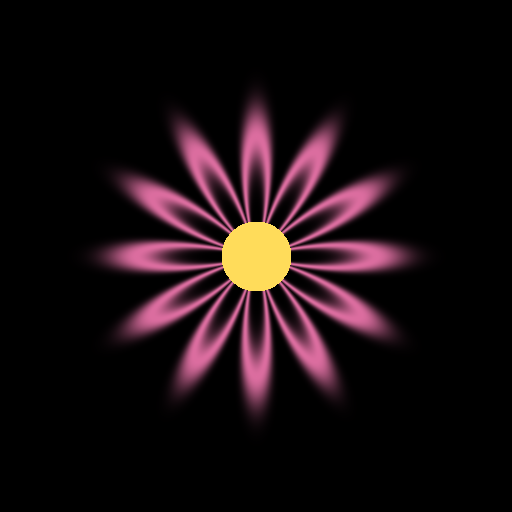
#> input picture public/lessons/8.2.1/flower.png, 512 x 512 px, found by its file name
$ python 8.2.1_exercise3_solution.py
#> lines starting #> are read from the running program, lines starting #| are printed output that depends on the picture
import numpy as np
from PIL import Image

N_TILES = 16            # the image is cut into N_TILES x N_TILES tiles
N_FRAMES = 60
SCATTER_RADIUS = 250    # smaller than Exercise 1, so the spinning tiles stay on the canvas
SEED = 7


def ease_out_cubic(t):
    return 1 - (1 - t) ** 3


flower = np.array(Image.open('flower.png').convert('RGB'))
#> flower is the input picture: shape (512, 512, 3); mean R, G, B 24.4, 13.5, 16.3
H, W, _ = flower.shape
#> H = 512; W = 512
th, tw = H // N_TILES, W // N_TILES
#> th = 32; tw = 32
home_yx = [(r * th, c * tw) for r in range(N_TILES) for c in range(N_TILES)]   # each tile's home corner

# Random scatter: every tile starts up to SCATTER_RADIUS away from home
rng = np.random.default_rng(SEED)
angles = rng.uniform(0, 2 * np.pi, len(home_yx))
radii = rng.uniform(SCATTER_RADIUS * 0.5, SCATTER_RADIUS, len(home_yx))
start_offsets = np.stack([(radii * np.sin(angles)).astype(int),
                          (radii * np.cos(angles)).astype(int)], axis=1)

# One random start rotation per tile, computed once so it stays the same in every frame
start_rotations = rng.uniform(-180, 180, len(home_yx))

frames = []
for f in range(N_FRAMES):
    progress = ease_out_cubic(f / (N_FRAMES - 1))
    offsets = (start_offsets * (1 - progress)).astype(int)
    canvas_image = Image.new('RGB', (W, H), (12, 12, 12))   # a fresh canvas every frame
    for i, ((cy, cx), (dy, dx)) in enumerate(zip(home_yx, offsets)):
        y, x = cy + dy, cx + dx
        if not (0 <= y <= H - th and 0 <= x <= W - tw):
            continue                                        # still off the canvas
        tile_img = Image.fromarray(flower[cy:cy + th, cx:cx + tw])

        # The rotation shrinks to 0 as the tile arrives, in step with the translation
        angle = start_rotations[i] * (1 - progress)

        # expand=True grows the image so the rotated corners are kept; pasting at
        # (centre - rotated size / 2) keeps the tile centred on its destination
        rotated = tile_img.rotate(angle, expand=True, resample=Image.BILINEAR)
        rw, rh = rotated.size
        ry, rx = y + th // 2, x + tw // 2
        canvas_image.paste(rotated, (rx - rw // 2, ry - rh // 2))
    frames.append(canvas_image)
#> rotated: PIL image 32x32 RGB; every value is 0
#> after the loop, frames = 60 items

frames[0].save('flower_twirl.gif', save_all=True, append_images=frames[1:], duration=50, loop=0)
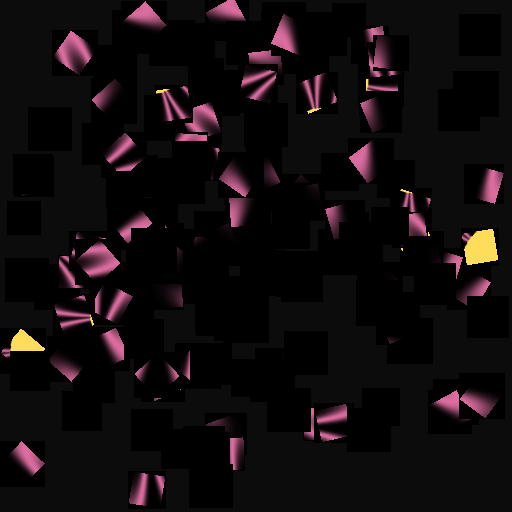
#> saved as flower_twirl.gif: PIL image 512x512 RGB; mean R, G, B 16.9, 11.4, 13.1
print(f"Saved flower_twirl.gif: {N_FRAMES} frames, {len(home_yx)} tiles")
#| Saved flower_twirl.gif: 60 frames, 256 tiles
